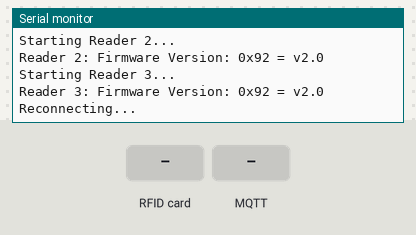
The sketch below on a simulated ESP8266 (NodeMCU). Shown: the last lines printed to the serial monitor. Inputs (shaded band) come from the test bench. WiFi joins after 1.5 s; servers stay silent unless stated; no MQTT or app messages arrive unless stated.

Above: at 3.8 s.
3.9 s: RFID card 5E 7A 19 C4 held to the reader
At 4.9 s:
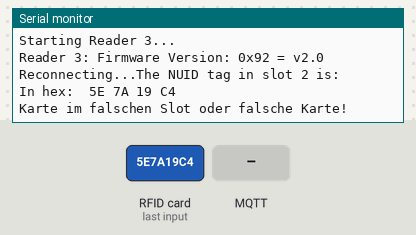
5.4 s: MQTT message "1" arrives on the first subscribed topic
At 6.1 s:
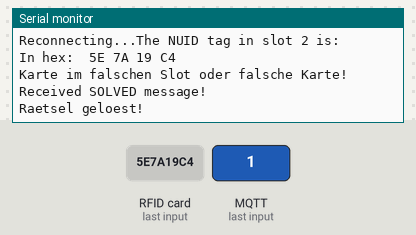
6.9 s: MQTT message "1" arrives on the second subscribed topic
At 7.6 s:
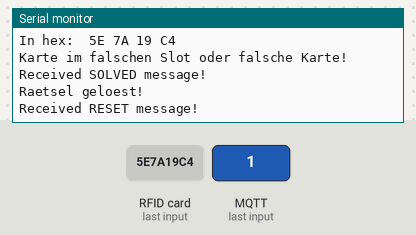

Measured:
- after the input at 3.9 s, the serial monitor: prints a new line at once (image 1)
- after the input at 5.4 s, the serial monitor: prints a new line after 0.08 s (image 2)
- after the input at 6.9 s, the serial monitor: prints a new line after 0.09 s (image 3)

The sketch:

rfid.ino
```cpp
/*
 * Pins:
 * SDA - See CS_PIN_X
 * SCK - D5
 * MOSI - D7
 * MISO - D6
 * RST - D3
 * 3,3 V - 3,3 V
 * GND - GND
 */

/*
 * Verwendete Quellen:
 * - RFID-Code des vorherigen Semesters
 * - Example "ReadNUID" aus der MFRC522 Library
 * - Example "mqtt_basic" der PubSubClient Library
 */

#include <SPI.h>
#include <MFRC522.h>
#include <ESP8266WiFi.h>
#include <PubSubClient.h>

#define RST_PIN D3

// Chip Select Pins der einzelnen RFID Reader
#define CS_PIN_0 D0
#define CS_PIN_1 D1
#define CS_PIN_2 D4
#define CS_PIN_3 D8

#define RFID_COUNT 4

// Wurde Slot X geloest?
bool solved[RFID_COUNT];
// Gesamtes Raetsel geloest?
bool allSolved = false;

MFRC522 rfid[RFID_COUNT];
MFRC522::MIFARE_Key key;
const byte CS_PINS[4] = {CS_PIN_0, CS_PIN_1, CS_PIN_2, CS_PIN_3};

const String SSID = "gameartifacts";
const String PASSWORD = "blablabla";

// Wird aktiviert, wenn Verbindung zum WLAN fehlschlaegt
// Praktisch zum Testen
bool offlineMode = false;

WiFiClient espClient;
PubSubClient mqttClient(espClient);
const char* MQTT_BROKER = "192.168.22.205";
const char* TOPIC_SOLVED = "/artifakt/rfid/solved";
const char* TOPIC_RESET = "/artifakt/rfid/reset";

// Korrekte Zuordnungen der IDs der Keys
byte nuidTarget[4][7] =
{
  {0x04, 0xC4, 0xCD, 0x1A, 0x94, 0x11, 0x90},
  {0x04, 0xCA, 0x64, 0x1A, 0x94, 0x11, 0x90},
  {0x04, 0x20, 0xCB, 0x1A, 0x94, 0x11, 0x90},
  {0x04, 0x79, 0x70, 0x1A, 0x94, 0x11, 0x91}
};

// Eingelesenen IDs
byte nuidPICC[4][4];

// Callback Funktion fuer MQTT
void callback(char* topic, byte* payload, unsigned int length) {
  if(strcmp(topic, TOPIC_RESET) == 0) {
    Serial.println("Received RESET message!");
    reset();
  }
  else if(strcmp(topic, TOPIC_SOLVED) == 0)
  {
    Serial.println("Received SOLVED message!");
    if(!allSolved)
    {
      success();
    }
  }
  else
  {
    Serial.print("Received message on unknown topic: ");
    Serial.println(topic);
    Serial.print("Message: ");
    for (int i = 0; i < length; i++) {
      Serial.print((char)payload[i]);
    }
    Serial.println();
  }
}

// Verbinden mit WLAN
void setupWifi ()
{
  Serial.print("Connecting to ");
  Serial.println(SSID);
  WiFi.begin(SSID, PASSWORD);
  int i = 0;
  while(WiFi.status() != WL_CONNECTED)
  {
    delay(500);
    Serial.print(".");
    i++;
    if (i >= 20)
    {
      WiFi.disconnect(true);
      offlineMode = true;
      Serial.println("\nConnection failed, activated offlineMode.");
      return;
    }
  }

  Serial.println("\nWiFi connected.");
  Serial.println("IP address: ");
  Serial.println(WiFi.localIP());
}

// MQTT konfigurieren
void setupMqtt()
{
  mqttClient.setServer(MQTT_BROKER, 1883);
  mqttClient.setCallback(callback);
}

// Initialisierung der benoetigten Werte, Reader, WLAN, MQTT etc
void setup ()
{
  Serial.begin(9600);
  for (byte i = 0; i < 6; i++) {
    key.keyByte[i] = 0xFF;
  }

  initVars();
  setupWifi();
  if(!offlineMode)
    setupMqtt();
  initRFIDs();
}

// Initialisierung der Pins und anschliessend der RFID Reader
void initRFIDs ()
{
  for (byte i = 0; i < 6; i++) {
    key.keyByte[i] = 0xFF;
  }

  for(int i = 0; i < 4; i++)
  {
    pinMode(CS_PINS[i], OUTPUT);
    digitalWrite(CS_PINS[i], HIGH);
  }

  delay(500);

  SPI.begin();

  for(int i = 0; i < RFID_COUNT; i++)
  {
    initRFID(i);
  }
}

// Einzelne RFID Reader initialisieren
void initRFID (int index)
{
  Serial.print(F("Starting Reader "));
  Serial.print(index);
  Serial.println(F("..."));
  rfid[index].PCD_Init(CS_PINS[index], RST_PIN);

  // Sicherstellen, dass Initialisierung abgeschlossen wurde
  delay(100);

  Serial.print(F("Reader "));
  Serial.print(index);
  Serial.print(F(": "));
  rfid[index].PCD_DumpVersionToSerial();
}

// Initialisieren von Variablen, u.a. benoetigt fuer Reset
void initVars ()
{
  for(int i = 0; i < RFID_COUNT; i++)
  {
    solved[i] = false;
  }

  allSolved = false;
}

// Verbinden mit MQTT Broker, falls nicht bereits verbunden
void reconnect() {
	while (!mqttClient.connected()) {
		Serial.print("Reconnecting...");
		if (!mqttClient.connect("RFID_Artifact")) {
			Serial.print("failed, rc=");
			Serial.print(mqttClient.state());
			Serial.println(" retrying in 5 seconds");
			delay(5000);
		}
	}

  mqttClient.subscribe(TOPIC_SOLVED);
  mqttClient.subscribe(TOPIC_RESET);
}

void loop ()
{
  // MQTT behandeln, falls Offline Mode nicht aktiv ist
  if(!offlineMode)
  {
    if (!mqttClient.connected()) {
      reconnect();
    }

    mqttClient.loop();
  }

  // Lesen der Keys, falls Raetsel nicht bereits geloest
  if(!checkSolved())
  {
    for(int i = 0; i < RFID_COUNT; i++)
    {
      readNUID(rfid[i], i);
    }
  }
}

// Einzeln pruefen, ob Key in Slot i korrekt ist
void checkNUIDs (int i)
{
  if(nuidTarget[i][0] == nuidPICC[i][0] &&
  nuidTarget[i][1] == nuidPICC[i][1] &&
  nuidTarget[i][2] == nuidPICC[i][2] &&
  nuidTarget[i][3] == nuidPICC[i][3])
  {
    Serial.println("Karte " + String(i) + " erkannt!");
    solved[i] = true;
    return;
  }
  else
  {
    solved[i] = false;
  }
  Serial.println("Karte im falschen Slot oder falsche Karte!");
}

// Einlesen einer ID, falls Key vorhanden
void readNUID (MFRC522 rfid, int index)
{
  if (!rfid.PICC_IsNewCardPresent())
  {
    return;
  }

  if (!rfid.PICC_ReadCardSerial())
  {
    return;
  }

  for (byte i = 0; i < 4; i++) {
    nuidPICC[index][i] = rfid.uid.uidByte[i];
  }

  Serial.println("The NUID tag in slot " + String(index) + " is:");
  Serial.print(F("In hex: "));
  printHex(rfid.uid.uidByte, rfid.uid.size);
  Serial.println();

  rfid.PICC_HaltA();

  rfid.PCD_StopCrypto1();

  checkNUIDs(index);
}

// Pruefen, ob Raetsel geloest wurde
bool checkSolved ()
{
  for(int i = 0; i < RFID_COUNT; i++)
  {
    if(solved[i] == false)
      return false;
  }
  if(!allSolved)
    success();
  return true;
}

// Ueber Serial und MQTT benachrichtigen, dass Raetsel geloest wurde und weitere Tests deaktivieren
void success ()
{
  Serial.println("Raetsel geloest!");
  allSolved = true;
  mqttClient.publish(TOPIC_SOLVED, "RFID solved!");
}

// Zuruecksetzen des Raetsels
void reset ()
{
  initVars();
}

// Ausgeben einer NUID in Hex
void printHex (byte *buffer, byte bufferSize)
{
  for (byte i = 0; i < bufferSize; i++) {
    Serial.print(buffer[i] < 0x10 ? " 0" : " ");
    Serial.print(buffer[i], HEX);
  }
}
```
